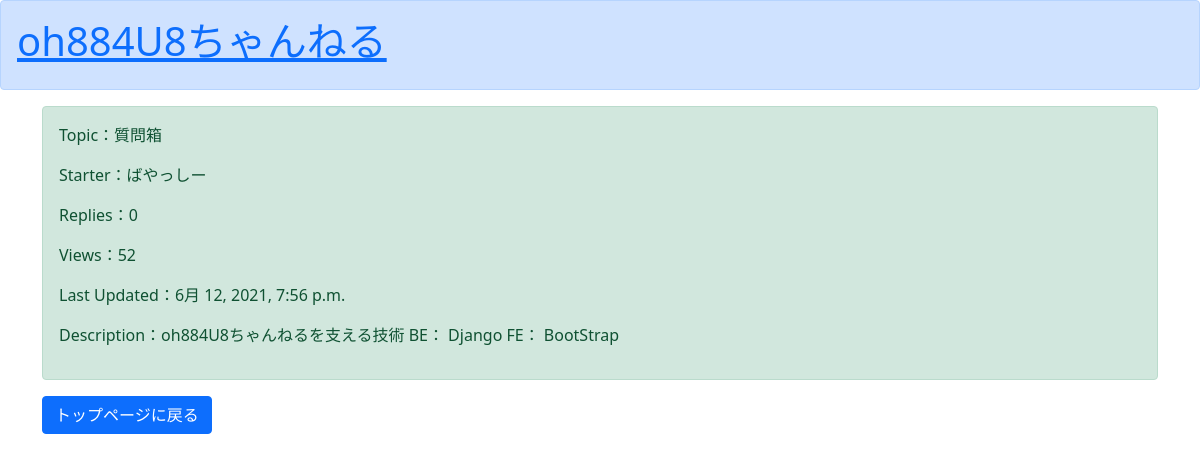
/detail/1, run on the app's committed database.
### boardapp/models.py (models this page shows, shortened)
class BoardModel(models.Model):
    topic = models.CharField(max_length=30)
    starter = models.CharField(max_length=10, default="名無し")
    replies = models.PositiveIntegerField(default=0)
    views = models.PositiveIntegerField(default=0)
    last_updated = models.DateTimeField(default=timezone.now)
    description = models.TextField()

### boardapp/views.py (the view)
# urls.py: path('detail/<int:pk>', detailfunc, name='detail'),
def detailfunc(request, pk):
    object = get_object_or_404(BoardModel, pk=pk)
    object.views += 1
    object.save()
    return render(request, 'detail.html', {'object':object})

### templates/detail.html (shortened to what this page needs)
{% extends 'base.html' %}
{% block content %}
<div class="container">
  <div class="alert alert-success" role="alert">
    <p>Topic：{{ object.topic }}</p>
    <p>Starter：{{ object.starter }}</p>
    <p>Replies：{{ object.replies }}</p>
    <p>Views：{{ object.views }}</p>
    <p>Last Updated：{{ object.last_updated }}</p>
    <p>Description：{{ object.description }}</p>
  </div>
  <a href="{% url 'list' %}" class="btn btn-primary" tabindex="-1" role="button" aria-disabled="true">トップページに戻る</a>
</div>
{% endblock content %}

### data on the page
BoardModel: topic "質問箱", starter "ばやっしー", replies "0", views "52", last_updated "6月 12, 2021, 7:56 p.m.", description "oh884U8ちゃんねるを支える技術 BE： Django FE： BootStrap"
